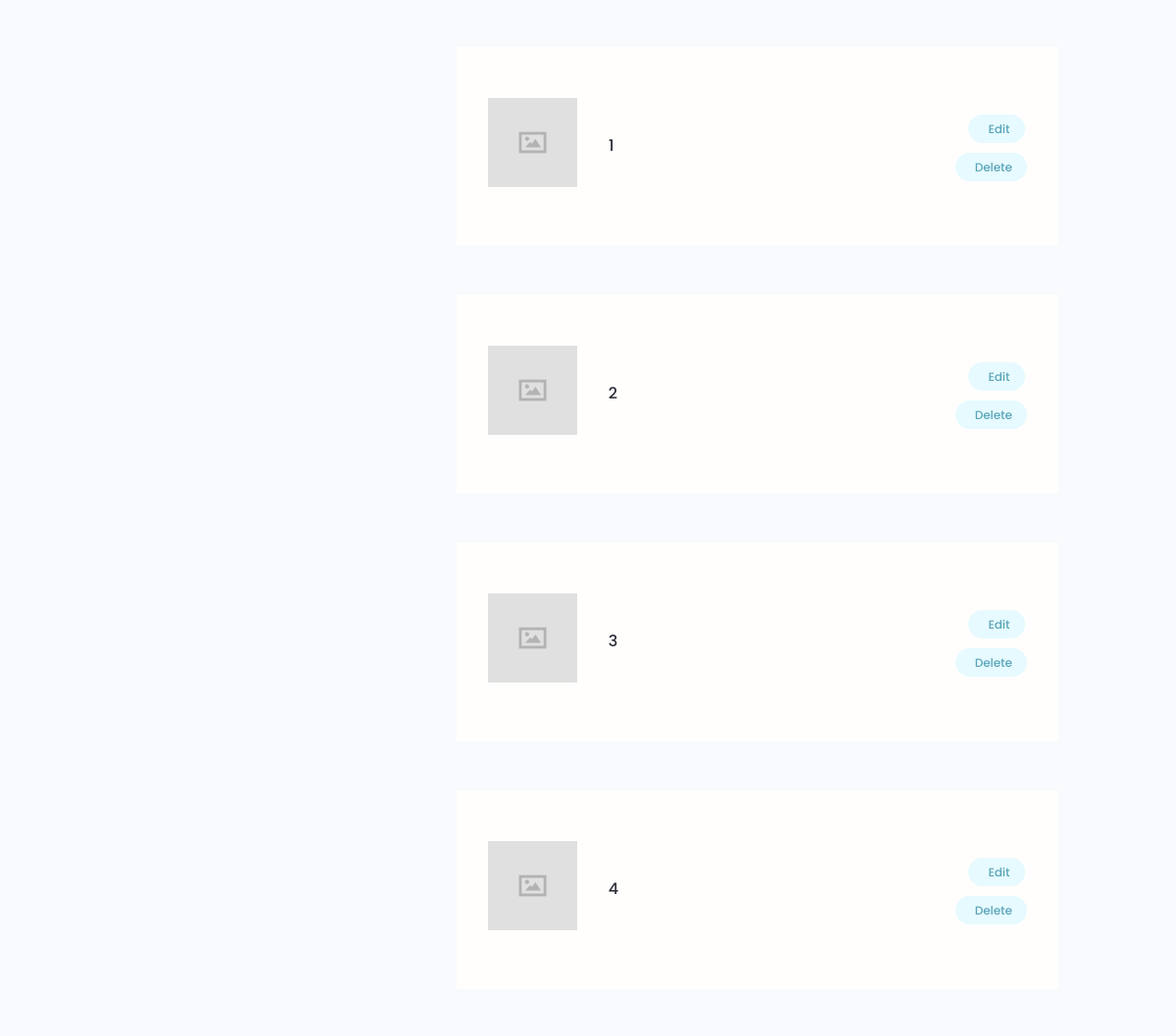
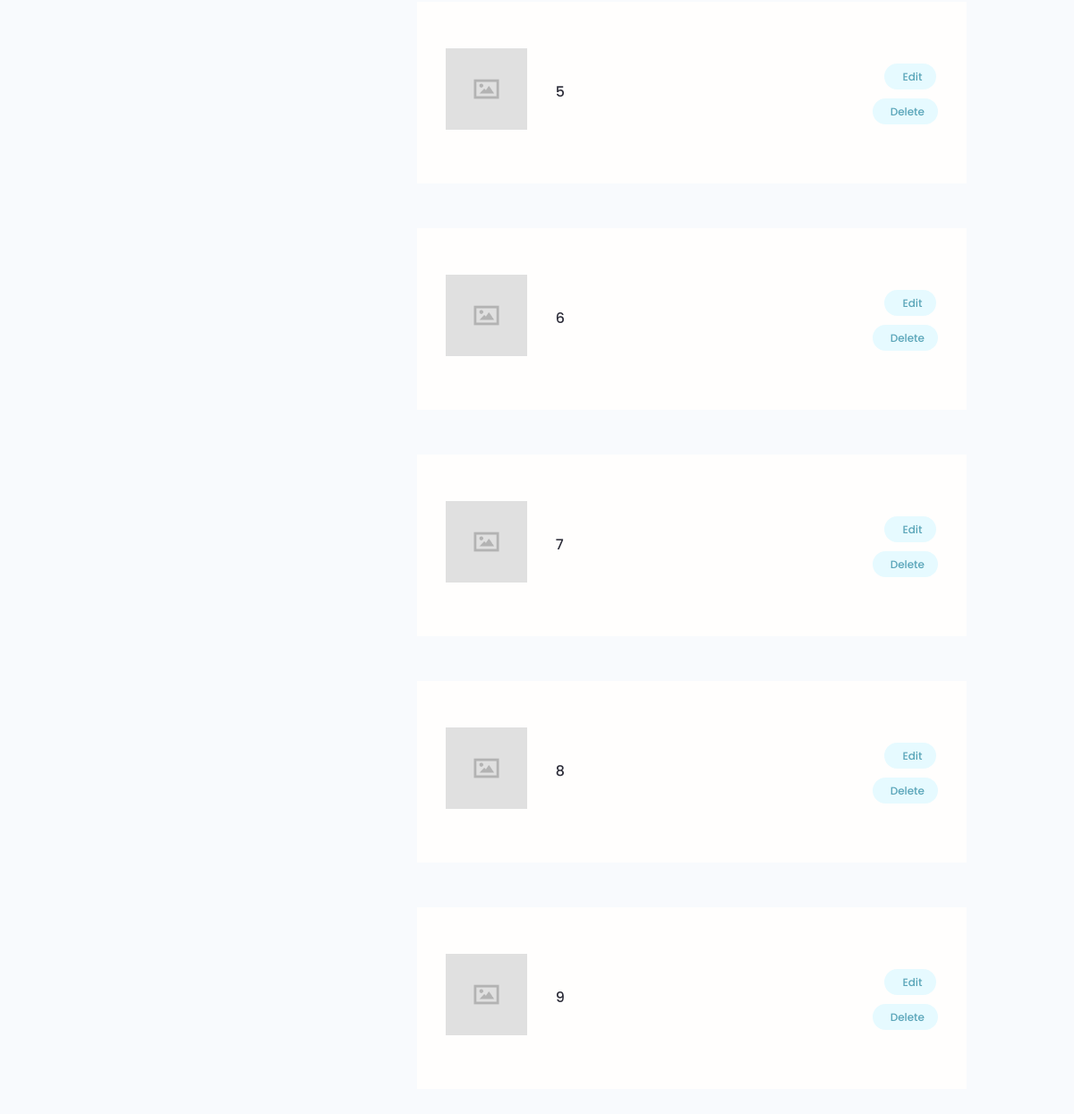
/account/ (signed in, lower part), run on an earlier commit of the app's database (2 pictures, top to bottom).
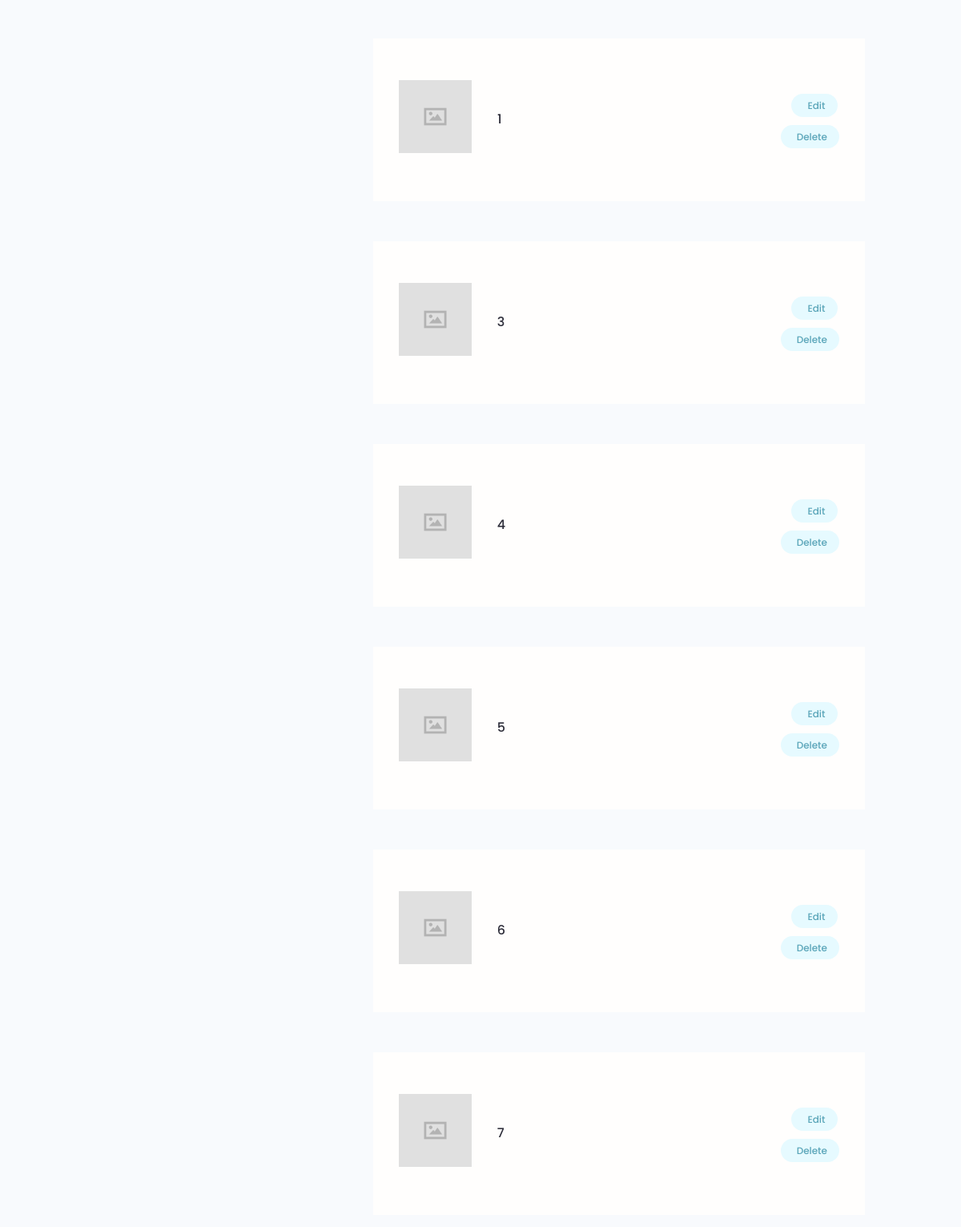
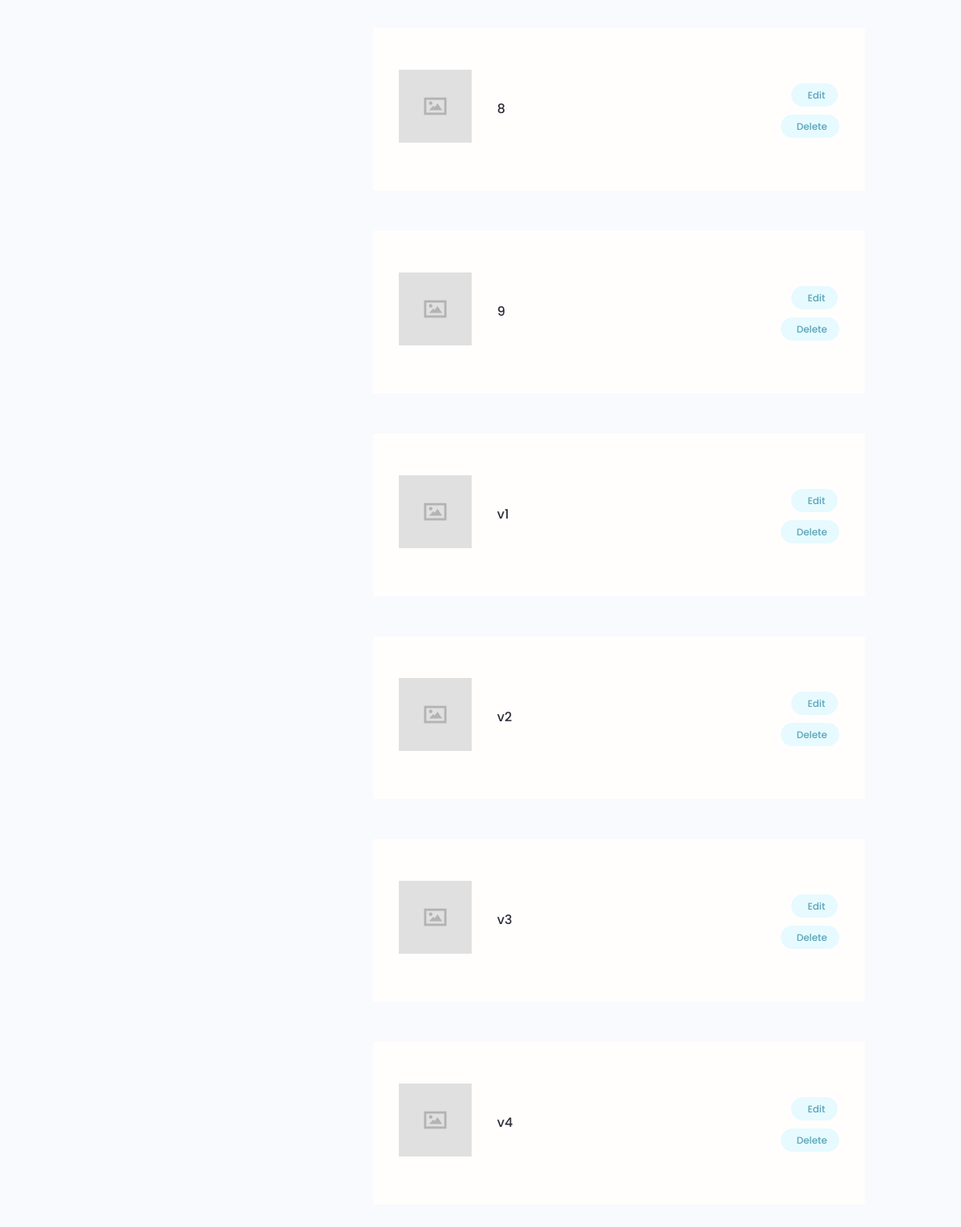
And on a later commit of the database (2 pictures, top to bottom).
### first_project/models.py (models this page shows, shortened)
class Player(models.Model):
    owner = models.ForeignKey(Profile, null=True, blank=True, on_delete=models.SET_NULL)
    title = models.CharField(max_length=200)
    description = models.TextField(null=True, blank=True)
    featured_image = models.ImageField(null=True, blank=True, default="default.jpg")
    demo_link = models.CharField(max_length=2000, null=True, blank=True)
    source_link = models.CharField(max_length=2000, null=True, blank=True)
    tags = models.ManyToManyField("Tag", blank=True)
    vote_total = models.IntegerField(default=0, null=True, blank=True)
    vote_ratio = models.IntegerField(default=0, null=True, blank=True)
    created = models.DateTimeField(auto_now_add=True)
    id = models.UUIDField(
        default=uuid.uuid4, unique=True, primary_key=True, editable=False
    )
    class Meta:
        ordering = ["created"]

### users/views.py (the view)
# urls.py: path("account/", views.user_account, name="account"),
@login_required(login_url="login")
def user_account(request):
    profile = request.user.profile
    skills = profile.skill_set.all()
    players = profile.player_set.all()
    context = {"profile": profile, "skills": skills, "players": players}
    return render(request, "users/account.html", context)

### users/templates/users/account.html (shortened to what this page needs)
{% extends 'main.html' %}
{% block content %}
  <main class="settingsPage profile my-md">
    <div class="container">
      <div class="layout">
        <div class="column column--1of3">
        </div>
        <div class="column column--2of3">
          {% for player in players %}
          <table class="settings__table">
            <tr>
              <td class="settings__thumbnail">
                <a href="{% url 'player' player.id%}"><img src="{{player.featured_image.url}}" alt="Project Thumbnail" /></a>
              </td>
              <td class="settings__tableInfo">
                <a href="{% url 'player' player.id%}">{{player.title}}</a>
              </td>
              <td class="settings__tableActions">
                <a class="tag tag--pill tag--main settings__btn" href="{% url 'update-player' player.id %}"> Edit</a>
                <a class="tag tag--pill tag--main settings__btn" href="{% url 'delete-player' player.id %}?next=/account">
                  Delete</a>
              </td>
            </tr>
            {% endfor %}
          </table>
        </div>
      </div>
    </div>
  </main>
{% endblock content %}

What changed in the data, as far as the page shows it:
removed Player: featured_image (placeholder picture), title "2"
added Player: featured_image (placeholder picture), title "v1"
added Player: featured_image (placeholder picture), title "v2"
added Player: featured_image (placeholder picture), title "v3"
added Player: featured_image (placeholder picture), title "v4"
